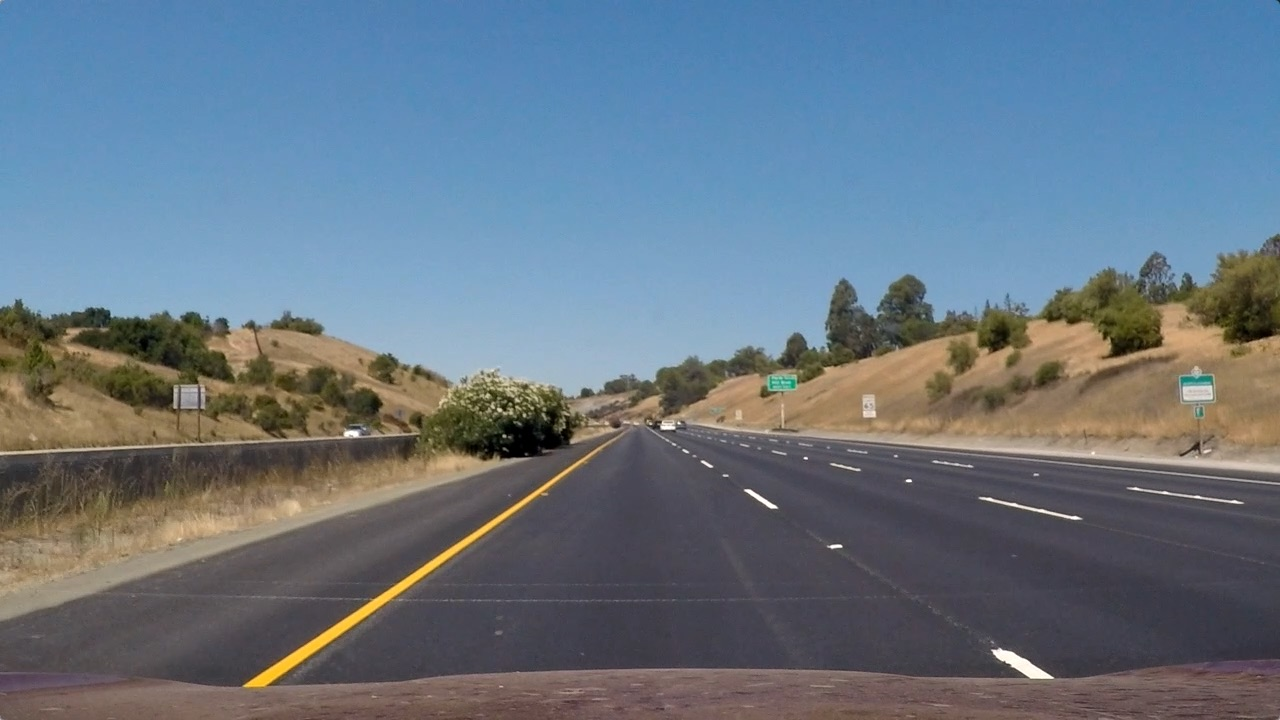
#> input picture test_images/straight_lines1.jpg, 1280 x 720 px
$ python -i combined_threshold.py   (imports and definitions only)   (older library calls are emulated)
#> lines starting #> are read from the running program, lines starting #| are printed output that depends on the picture; after the words box and inside, x2 and y2 are one past the last pixel; in counts of white or black regions, pixels touching at a corner belong together
import numpy as np
import cv2
import matplotlib.pyplot as plt
import matplotlib.image as mpimg
import pickle
# [1 line not run here, left out]

def abs_sobel_thresh(img, orient='x', thresh_min=20, thresh_max=100):
    """
    Takes an image, gradient orientation, and threshold min/max values
    """
    # Convert to grayscale
    gray = cv2.cvtColor(img, cv2.COLOR_RGB2GRAY)
    # Apply x or y gradient with the OpenCV Sobel() function
    # and take the absolute value
    if orient == 'x':
        abs_sobel = np.absolute(cv2.Sobel(gray, cv2.CV_64F, 1, 0))
    if orient == 'y':
        abs_sobel = np.absolute(cv2.Sobel(gray, cv2.CV_64F, 0, 1))
        # Rescale back to 8 bit integer
    scaled_sobel = np.uint8(255*abs_sobel/np.max(abs_sobel))
    # Create a copy and apply the threshold
    binary_output = np.zeros_like(scaled_sobel)
    # Here I'm using inclusive (>=, <=) thresholds, but exclusive is ok too
    binary_output[(scaled_sobel >= thresh_min) & (scaled_sobel <= thresh_max)] = 1

    # Return the result
    return binary_output

def mag_thresh(img, sobel_kernel=3, mag_thresh=(30, 100)):
    """
    Return the magnitude of the gradient
    for a given sobel kernel size and threshold values
    """
    # Convert to grayscale
    gray = cv2.cvtColor(img, cv2.COLOR_RGB2GRAY)
    # Take both Sobel x and y gradients
    sobelx = cv2.Sobel(gray, cv2.CV_64F, 1, 0, ksize=sobel_kernel)
    sobely = cv2.Sobel(gray, cv2.CV_64F, 0, 1, ksize=sobel_kernel)
    # Calculate the gradient magnitude
    gradmag = np.sqrt(sobelx**2 + sobely**2)
    # Rescale to 8 bit
    scale_factor = np.max(gradmag)/255
    gradmag = (gradmag/scale_factor).astype(np.uint8)
    # Create a binary image of ones where threshold is met, zeros otherwise
    binary_output = np.zeros_like(gradmag)
    binary_output[(gradmag >= mag_thresh[0]) & (gradmag <= mag_thresh[1])] = 1

    # Return the binary image
    return binary_output


def dir_threshold(img, sobel_kernel=3, thresh=(0, np.pi/2)):
    """
    Return the direction of the gradient
    for a given sobel kernel size and threshold values
    """
    # Convert to grayscale
    gray = cv2.cvtColor(img, cv2.COLOR_RGB2GRAY)
    # Calculate the x and y gradients
    sobelx = cv2.Sobel(gray, cv2.CV_64F, 1, 0, ksize=sobel_kernel)
    sobely = cv2.Sobel(gray, cv2.CV_64F, 0, 1, ksize=sobel_kernel)
    # Take the absolute value of the gradient direction,
    # apply a threshold, and create a binary image result
    absgraddir = np.arctan2(np.absolute(sobely), np.absolute(sobelx))
    binary_output =  np.zeros_like(absgraddir)
    binary_output[(absgraddir >= thresh[0]) & (absgraddir <= thresh[1])] = 1

    # Return the binary image
    return binary_output

def hls_sthresh(img, thresh=(100, 255)):
    """
    Convert RGB to HLS and threshold to binary image using S channel
    """
    hls = cv2.cvtColor(img, cv2.COLOR_RGB2HLS)
    s_channel = hls[:,:,2]
    binary_output = np.zeros_like(s_channel)
    binary_output[(s_channel > thresh[0]) & (s_channel <= thresh[1])] = 1
    return binary_output

def lab_bthresh(img, thresh=(190,255)):
    # 1) Convert to LAB color space
    lab = cv2.cvtColor(img, cv2.COLOR_RGB2LAB)
    lab_b = lab[:,:,2]
    # don't normalize if there are no yellows in the image
    if np.max(lab_b) > 175:
        lab_b = lab_b*(255/np.max(lab_b))
    # 2) Apply a threshold to the L channel
    binary_output = np.zeros_like(lab_b)
    binary_output[((lab_b > thresh[0]) & (lab_b <= thresh[1]))] = 1
    # 3) Return a binary image of threshold result
    return binary_output

def hls_lthresh(img, thresh=(220, 255)):
    """
    Convert RGB to HLS and threshold to binary image using L channel
    """
    # 1) Convert to HLS color space
    hls = cv2.cvtColor(img, cv2.COLOR_RGB2HLS)
    hls_l = hls[:,:,1]
    hls_l = hls_l*(255/np.max(hls_l))
    # 2) Apply a threshold to the L channel
    binary_output = np.zeros_like(hls_l)
    binary_output[(hls_l > thresh[0]) & (hls_l <= thresh[1])] = 1
    # 3) Return a binary image of threshold result
    return binary_output

def combined_thresh(img):
    abs_bin = abs_sobel_thresh(img, orient='x', thresh_min=50, thresh_max=255)
    mag_bin = mag_thresh(img, sobel_kernel=3, mag_thresh=(50, 255))
    dir_bin = dir_threshold(img, sobel_kernel=15, thresh=(0.7, 1.3))
    hls_s_bin = hls_sthresh(img, thresh=(170, 255))
    lab_b_bin = lab_bthresh(img, thresh=(190,255))
    hls_l_bin = hls_lthresh(img, thresh=(220, 255))

    combined = np.zeros_like(dir_bin)
    combined[(lab_b_bin | (hls_l_bin | (abs_bin == 1 | ((mag_bin == 1) & (dir_bin == 1))))) | hls_s_bin == 1] = 1

    combined2 = np.zeros_like(dir_bin)
    combined2[(abs_bin == 1 | ((mag_bin == 1) & (dir_bin == 1))) | hls_s_bin == 1] = 1

    return combined, combined2, abs_bin, mag_bin, dir_bin, hls_s_bin, lab_b_bin, hls_l_bin  # DEBUG

# [46 lines not run here, left out]

>>> import cv2
>>> picture = cv2.cvtColor(cv2.imread('../test_images/straight_lines1.jpg'), cv2.COLOR_BGR2RGB)
>>> result = combined_thresh(picture)
#> in combined_thresh, `abs_bin = abs_sobel_thresh(img, orient='x', thresh_min=50, thresh_max=..`:
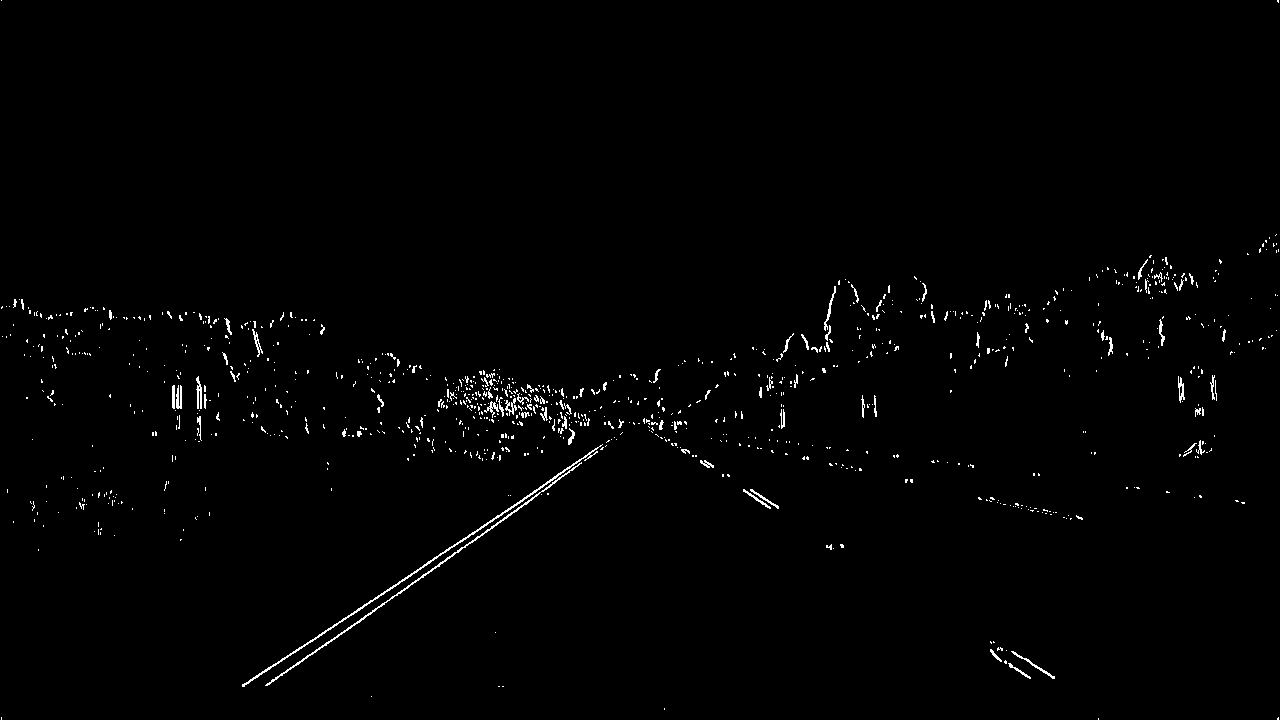
#> abs_bin: shape (720, 1280); values 0 (black) and 1 (white), 1% white in thin lines or dots
#> in mag_thresh, `scale_factor = np.max(gradmag)/255`: scale_factor = 3.12
#> in hls_sthresh, `s_channel = hls[:,:,2]`:
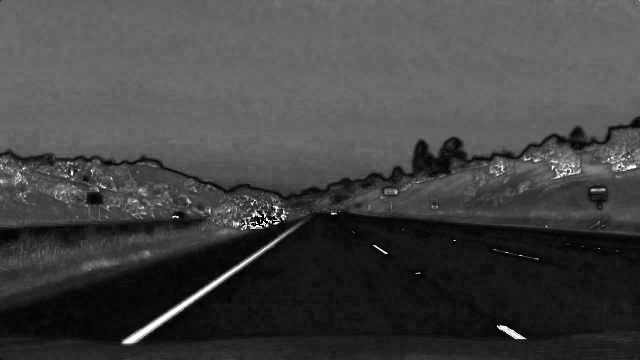
#> s_channel: shape (720, 1280) (shown at 1/2 size); min 0, max 255, mean 67
#> in lab_bthresh, `lab_b = lab_b*(255/np.max(lab_b))`:
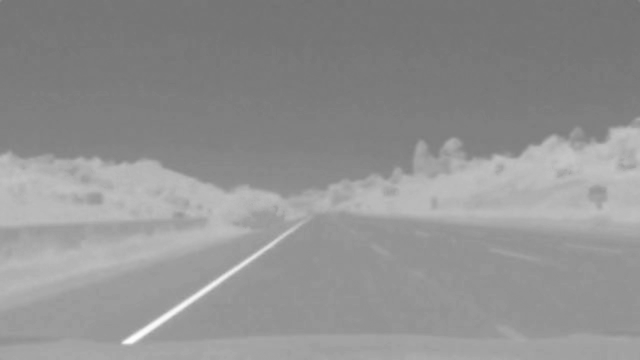
#> lab_b: shape (720, 1280) float64 (shown at 1/2 size); min 113.5, max 255, mean 146.2
#> in combined_thresh, `hls_l_bin = hls_lthresh(img, thresh=(220, 255))`:
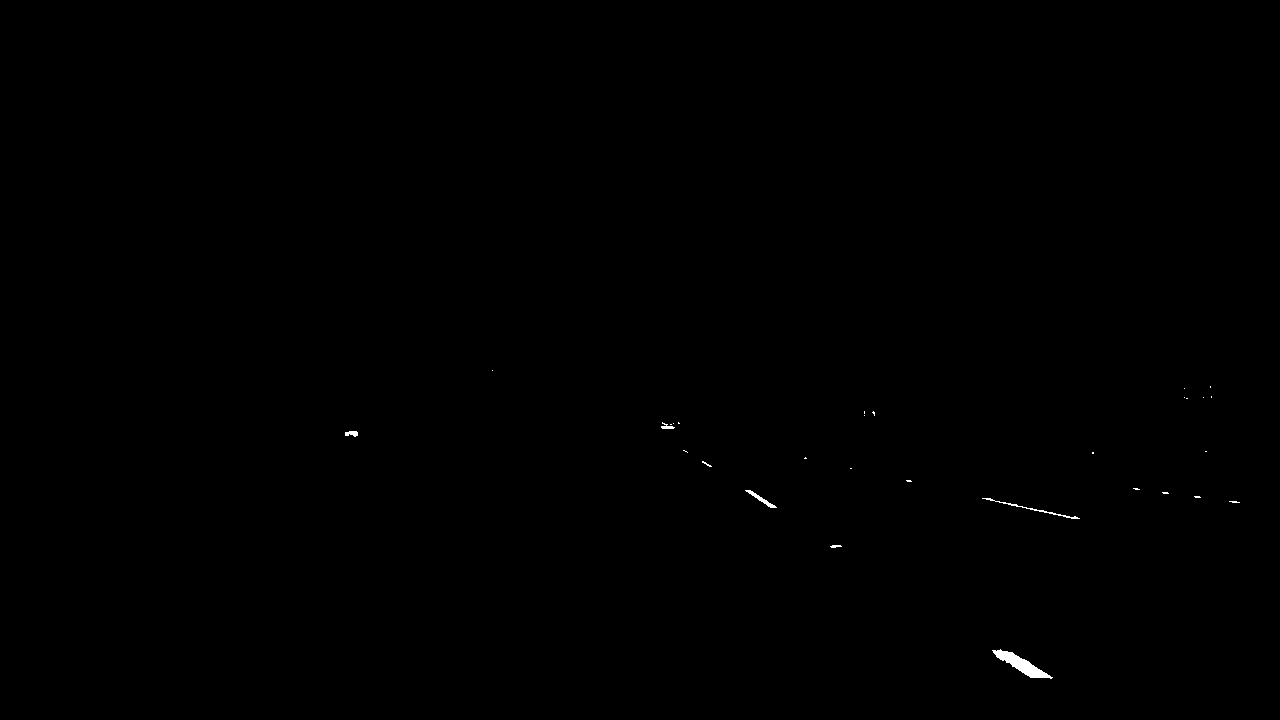
#> hls_l_bin: shape (720, 1280) float64; values 0 (black) and 1 (white), 0.12% white; 30 white regions (24 under 20 px), largest, box (x1, y1, x2, y2) and area: (992, 649, 1053, 679) 608, (982, 498, 1080, 519) 163, (745, 490, 777, 508) 123, (345, 431, 358, 437) 57, (661, 422, 675, 429) 47, (830, 545, 842, 548) 26
#> (the run stopped early here; a loop or call above may not have finished)

$ run again, on test_images/straight_lines2.jpg
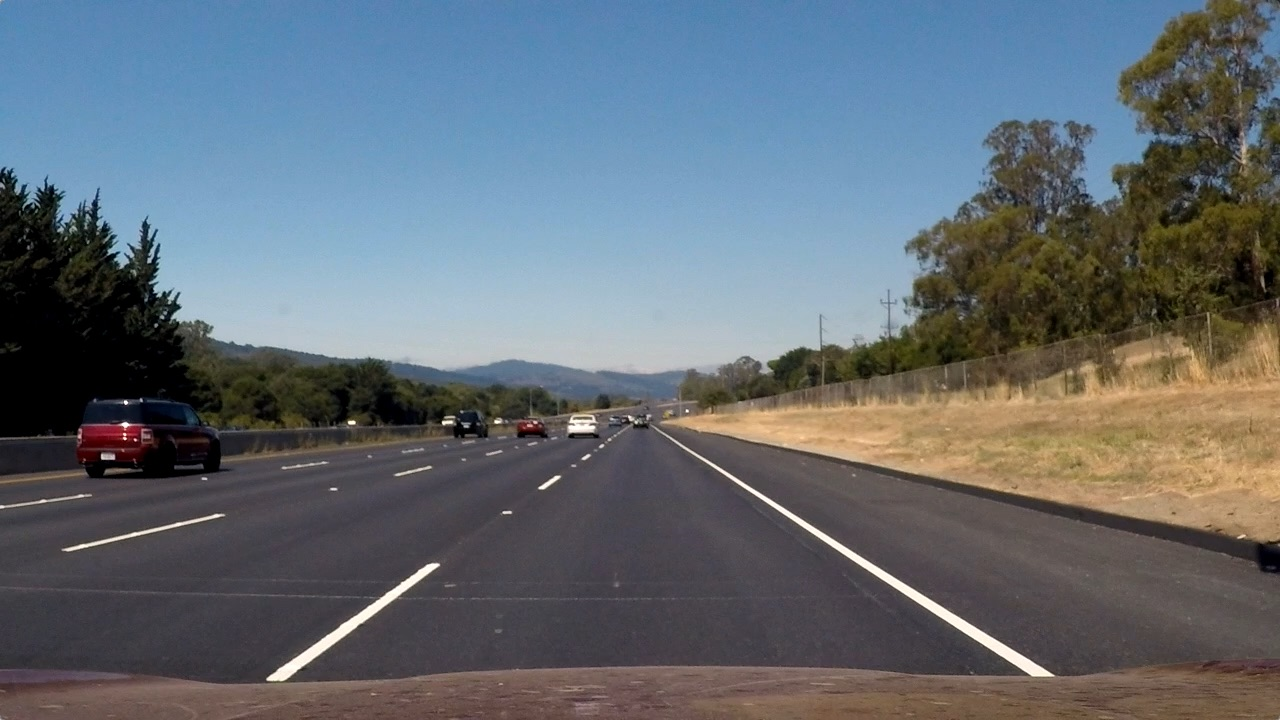
#> input picture test_images/straight_lines2.jpg, 1280 x 720 px
#> in combined_thresh, `abs_bin = abs_sobel_thresh(img, orient='x', thresh_min=50, thresh_max=..`:
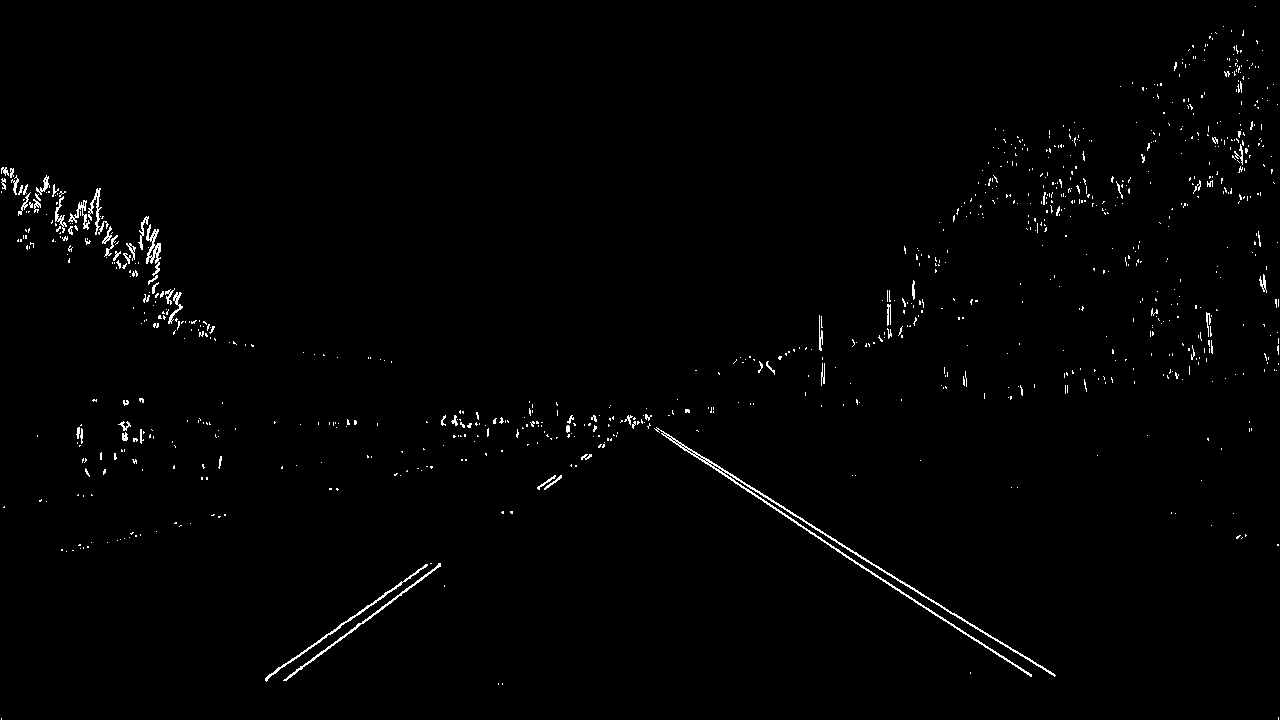
#> abs_bin: shape (720, 1280); values 0 (black) and 1 (white), 1.1% white in thin lines or dots
#> scale_factor = 3.37
#> mag_bin: shape (720, 1280); values 0 (black) and 1 (white), 2.5% white in thin lines or dots
#> dir_bin: shape (720, 1280) float64; values 0 (black) and 1 (white), 40.5% white in thin lines or dots
#> hls: shape (720, 1280, 3); mean of channels 0, 1, 2 81.7, 107, 62.5
#> hls_s_bin: shape (720, 1280); values 0 (black) and 1 (white), 2.1% white; 920 white regions (772 under 20 px), largest, box (x1, y1, x2, y2) and area: (732, 478, 1053, 676) 2358, (268, 564, 438, 680) 1491, (116, 429, 212, 466) 872
#> lab: shape (720, 1280, 3); mean of channels 0, 1, 2 113.8, 128.2, 123.7
#> lab_b_bin: shape (720, 1280); every value is 0
#> in combined_thresh, `hls_l_bin = hls_lthresh(img, thresh=(220, 255))`:
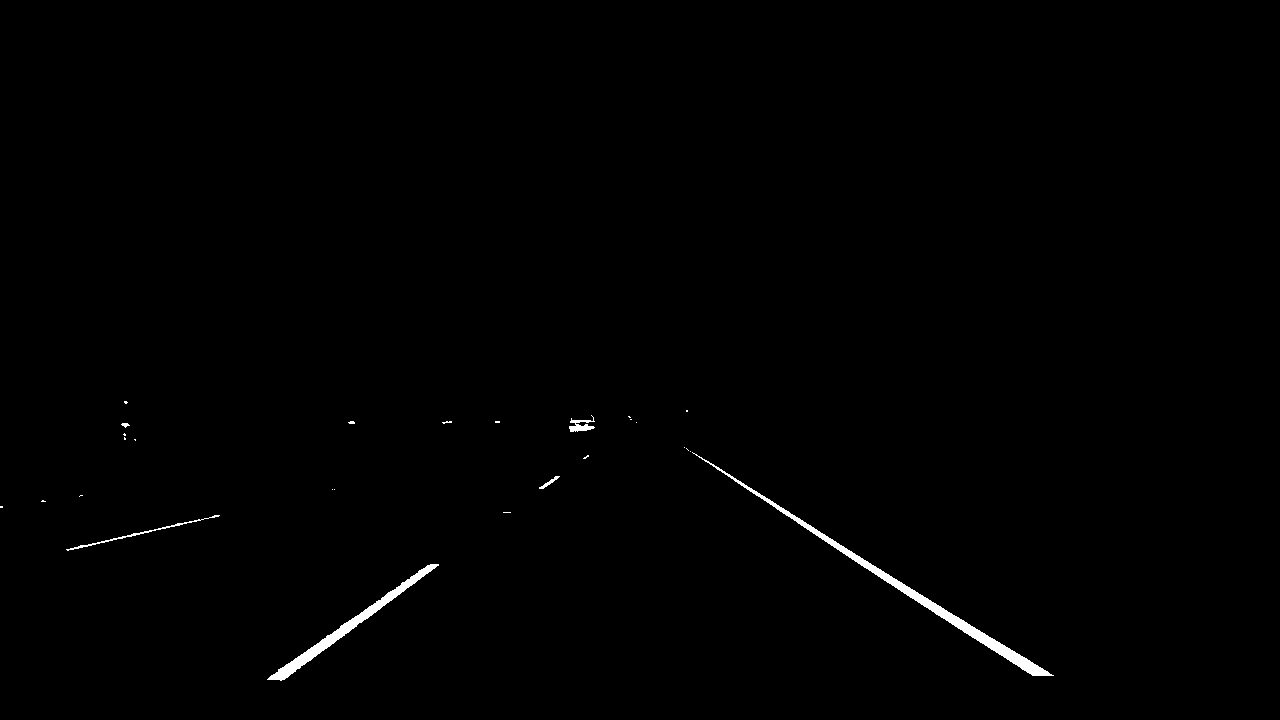
#> hls_l_bin: shape (720, 1280) float64; values 0 (black) and 1 (white), 0.57% white; 27 white regions (21 under 20 px), largest, box (x1, y1, x2, y2) and area: (692, 452, 1054, 676) 2778, (267, 564, 439, 681) 1752, (66, 515, 220, 551) 289, (569, 415, 595, 432) 203, (539, 476, 560, 489) 70, (121, 423, 130, 428) 26
